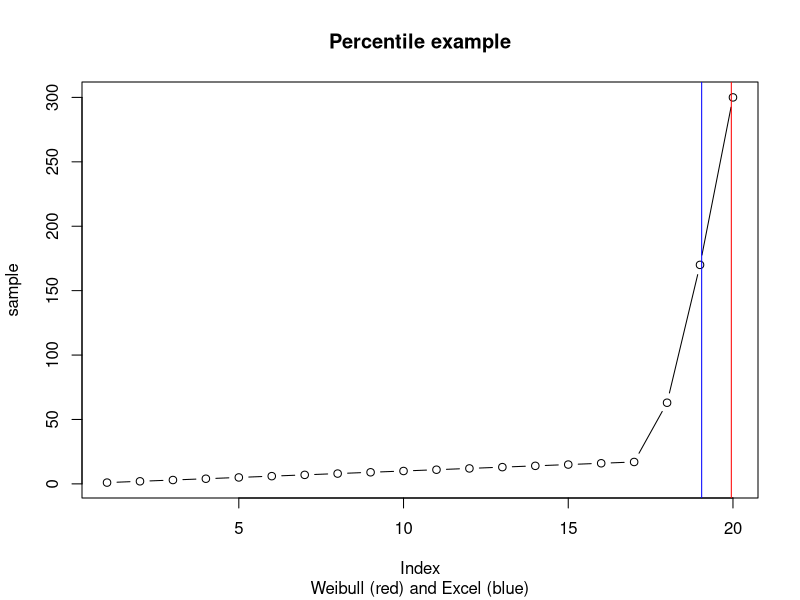

This chart was generated by the following R code:
## Percentiles example

## Create data
sample <- c(1:17, 63, 170, 300)

## Set parameters
n <- length(sample)
p <- 0.95

## Visualise
plot(sample, type = "b", 
     main = "Percentile example", 
     sub = "Weibull (red) and Excel (blue)")

## Calculate rank
r_weibull <- p * (n + 1)
r_excel <- 1 + p * (n - 1)

## Interpolate percentiles
x_weibull <- (1 - (r_weibull - floor(r_weibull))) * sample[floor(r_weibull)] + (r_weibull - floor(r_weibull)) * sample[ceiling(r_weibull)]
x_excel <- (1 - (r_excel - floor(r_excel))) * sample[floor(r_excel)] + (r_excel - floor(r_excel)) * sample[ceiling(r_excel)]

## Visualise
abline(v = r_weibull, col = "red")
abline(v = r_excel, col = "blue")

## R
x_r <- sapply(1:9, function(t) quantile(sample, 0.95, type = t))
weibull <- which(x_r == x_weibull)
excel <- which(x_r == x_excel)
